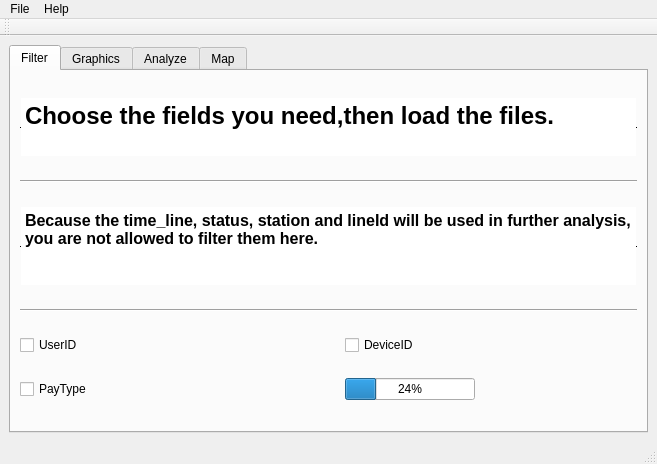
<?xml version="1.0" encoding="UTF-8"?>
<ui version="4.0">
 <class>MainWindow</class>
 <widget class="QMainWindow" name="MainWindow">
  <property name="geometry">
   <rect>
    <x>0</x>
    <y>0</y>
    <width>657</width>
    <height>399</height>
   </rect>
  </property>
  <property name="windowTitle">
   <string>MainWindow</string>
  </property>
  <widget class="QWidget" name="centralwidget">
   <layout class="QGridLayout" name="gridLayout_3">
    <item row="0" column="0">
     <widget class="QTabWidget" name="tab">
      <property name="currentIndex">
       <number>0</number>
      </property>
      <widget class="QWidget" name="tab_2">
       <attribute name="title">
        <string>Filter</string>
       </attribute>
       <layout class="QGridLayout" name="gridLayout_5">
        <item row="1" column="0" colspan="4">
         <widget class="Line" name="line">
          <property name="sizePolicy">
           <sizepolicy hsizetype="Preferred" vsizetype="Fixed">
            <horstretch>0</horstretch>
            <verstretch>0</verstretch>
           </sizepolicy>
          </property>
          <property name="orientation">
           <enum>Qt::Horizontal</enum>
          </property>
         </widget>
        </item>
        <item row="4" column="0">
         <widget class="QCheckBox" name="uscheck">
          <property name="text">
           <string>UserID</string>
          </property>
         </widget>
        </item>
        <item row="4" column="3">
         <spacer name="horizontalSpacer_6">
          <property name="orientation">
           <enum>Qt::Horizontal</enum>
          </property>
          <property name="sizeType">
           <enum>QSizePolicy::Fixed</enum>
          </property>
          <property name="sizeHint" stdset="0">
           <size>
            <width>100</width>
            <height>20</height>
           </size>
          </property>
         </spacer>
        </item>
        <item row="3" column="0" colspan="4">
         <widget class="Line" name="line_4">
          <property name="orientation">
           <enum>Qt::Horizontal</enum>
          </property>
         </widget>
        </item>
        <item row="0" column="0" colspan="4">
         <widget class="QTextBrowser" name="text">
          <property name="sizePolicy">
           <sizepolicy hsizetype="Preferred" vsizetype="Fixed">
            <horstretch>0</horstretch>
            <verstretch>0</verstretch>
           </sizepolicy>
          </property>
          <property name="maximumSize">
           <size>
            <width>16777215</width>
            <height>60</height>
           </size>
          </property>
          <property name="frameShape">
           <enum>QFrame::HLine</enum>
          </property>
          <property name="frameShadow">
           <enum>QFrame::Plain</enum>
          </property>
          <property name="html">
           <string>&lt;!DOCTYPE HTML PUBLIC &quot;-//W3C//DTD HTML 4.0//EN&quot; &quot;http://www.w3.org/TR/REC-html40/strict.dtd&quot;&gt;
&lt;html&gt;&lt;head&gt;&lt;meta name=&quot;qrichtext&quot; content=&quot;1&quot; /&gt;&lt;style type=&quot;text/css&quot;&gt;
p, li { white-space: pre-wrap; }
&lt;/style&gt;&lt;/head&gt;&lt;body style=&quot; font-family:'SimSun'; font-size:9pt; font-weight:400; font-style:normal;&quot;&gt;
&lt;p style=&quot; margin-top:0px; margin-bottom:0px; margin-left:0px; margin-right:0px; -qt-block-indent:0; text-indent:0px;&quot;&gt;&lt;span style=&quot; font-family:'SimSun'; font-size:18pt; font-weight:600;&quot;&gt;Choose the fields you need,then load the files.&lt;/span&gt;&lt;/p&gt;&lt;/body&gt;&lt;/html&gt;</string>
          </property>
          <property name="cursorWidth">
           <number>0</number>
          </property>
          <property name="openLinks">
           <bool>true</bool>
          </property>
         </widget>
        </item>
        <item row="4" column="2">
         <widget class="QCheckBox" name="decheck">
          <property name="text">
           <string>DeviceID</string>
          </property>
         </widget>
        </item>
        <item row="4" column="1">
         <spacer name="horizontalSpacer">
          <property name="orientation">
           <enum>Qt::Horizontal</enum>
          </property>
          <property name="sizeType">
           <enum>QSizePolicy::Fixed</enum>
          </property>
          <property name="sizeHint" stdset="0">
           <size>
            <width>108</width>
            <height>20</height>
           </size>
          </property>
         </spacer>
        </item>
        <item row="6" column="0">
         <widget class="QCheckBox" name="pacheck">
          <property name="text">
           <string>PayType</string>
          </property>
         </widget>
        </item>
        <item row="2" column="0" colspan="4">
         <widget class="QTextBrowser" name="textBrowser_2">
          <property name="sizePolicy">
           <sizepolicy hsizetype="Expanding" vsizetype="Fixed">
            <horstretch>0</horstretch>
            <verstretch>0</verstretch>
           </sizepolicy>
          </property>
          <property name="maximumSize">
           <size>
            <width>16777215</width>
            <height>80</height>
           </size>
          </property>
          <property name="frameShape">
           <enum>QFrame::HLine</enum>
          </property>
          <property name="frameShadow">
           <enum>QFrame::Plain</enum>
          </property>
          <property name="html">
           <string>&lt;!DOCTYPE HTML PUBLIC &quot;-//W3C//DTD HTML 4.0//EN&quot; &quot;http://www.w3.org/TR/REC-html40/strict.dtd&quot;&gt;
&lt;html&gt;&lt;head&gt;&lt;meta name=&quot;qrichtext&quot; content=&quot;1&quot; /&gt;&lt;style type=&quot;text/css&quot;&gt;
p, li { white-space: pre-wrap; }
&lt;/style&gt;&lt;/head&gt;&lt;body style=&quot; font-family:'SimSun'; font-size:9pt; font-weight:400; font-style:normal;&quot;&gt;
&lt;p style=&quot; margin-top:12px; margin-bottom:12px; margin-left:0px; margin-right:0px; -qt-block-indent:0; text-indent:0px;&quot;&gt;&lt;span style=&quot; font-family:'SimSun'; font-size:12pt; font-weight:600;&quot;&gt;Because the time_line, status, station and lineId will be used in further analysis, you are not allowed to filter them here.&lt;/span&gt;&lt;/p&gt;&lt;/body&gt;&lt;/html&gt;</string>
          </property>
         </widget>
        </item>
        <item row="6" column="2">
         <widget class="QProgressBar" name="progressBar">
          <property name="sizePolicy">
           <sizepolicy hsizetype="Fixed" vsizetype="Fixed">
            <horstretch>0</horstretch>
            <verstretch>0</verstretch>
           </sizepolicy>
          </property>
          <property name="maximumSize">
           <size>
            <width>130</width>
            <height>16777215</height>
           </size>
          </property>
          <property name="value">
           <number>24</number>
          </property>
         </widget>
        </item>
       </layout>
      </widget>
      <widget class="QWidget" name="gra">
       <attribute name="title">
        <string>Graphics</string>
       </attribute>
       <layout class="QGridLayout" name="gridLayout">
        <item row="3" column="0">
         <widget class="QDateTimeEdit" name="end_time">
          <property name="sizePolicy">
           <sizepolicy hsizetype="Maximum" vsizetype="Fixed">
            <horstretch>0</horstretch>
            <verstretch>0</verstretch>
           </sizepolicy>
          </property>
          <property name="maximumSize">
           <size>
            <width>170</width>
            <height>16777215</height>
           </size>
          </property>
          <property name="displayFormat">
           <string>yyyy/M/d H:mm:ss</string>
          </property>
         </widget>
        </item>
        <item row="12" column="0" rowspan="2">
         <widget class="QPushButton" name="pushbutton">
          <property name="sizePolicy">
           <sizepolicy hsizetype="Maximum" vsizetype="Fixed">
            <horstretch>0</horstretch>
            <verstretch>0</verstretch>
           </sizepolicy>
          </property>
          <property name="maximumSize">
           <size>
            <width>170</width>
            <height>16777215</height>
           </size>
          </property>
          <property name="text">
           <string>Apply</string>
          </property>
         </widget>
        </item>
        <item row="2" column="0">
         <widget class="QLabel" name="label_2">
          <property name="sizePolicy">
           <sizepolicy hsizetype="Preferred" vsizetype="Fixed">
            <horstretch>0</horstretch>
            <verstretch>0</verstretch>
           </sizepolicy>
          </property>
          <property name="text">
           <string>Ending Time</string>
          </property>
         </widget>
        </item>
        <item row="0" column="1" rowspan="15">
         <widget class="QGraphicsView" name="graphicsView">
          <property name="font">
           <font>
            <family>Palatino Linotype</family>
            <pointsize>12</pointsize>
           </font>
          </property>
          <property name="frameShape">
           <enum>QFrame::Box</enum>
          </property>
          <property name="frameShadow">
           <enum>QFrame::Raised</enum>
          </property>
         </widget>
        </item>
        <item row="8" column="0">
         <widget class="QCheckBox" name="check2">
          <property name="text">
           <string>Station2 ID</string>
          </property>
         </widget>
        </item>
        <item row="1" column="0">
         <widget class="QDateTimeEdit" name="start_time">
          <property name="sizePolicy">
           <sizepolicy hsizetype="Maximum" vsizetype="Fixed">
            <horstretch>0</horstretch>
            <verstretch>0</verstretch>
           </sizepolicy>
          </property>
          <property name="maximumSize">
           <size>
            <width>170</width>
            <height>16777215</height>
           </size>
          </property>
          <property name="displayFormat">
           <string>yyyy/M/d H:mm:ss</string>
          </property>
         </widget>
        </item>
        <item row="7" column="0">
         <widget class="QSpinBox" name="station1">
          <property name="sizePolicy">
           <sizepolicy hsizetype="Maximum" vsizetype="Fixed">
            <horstretch>0</horstretch>
            <verstretch>0</verstretch>
           </sizepolicy>
          </property>
          <property name="maximumSize">
           <size>
            <width>171</width>
            <height>16777215</height>
           </size>
          </property>
         </widget>
        </item>
        <item row="0" column="0">
         <widget class="QLabel" name="label">
          <property name="sizePolicy">
           <sizepolicy hsizetype="Preferred" vsizetype="Fixed">
            <horstretch>0</horstretch>
            <verstretch>0</verstretch>
           </sizepolicy>
          </property>
          <property name="text">
           <string>Starting time</string>
          </property>
         </widget>
        </item>
        <item row="9" column="0">
         <widget class="QSpinBox" name="station2">
          <property name="sizePolicy">
           <sizepolicy hsizetype="Maximum" vsizetype="Fixed">
            <horstretch>0</horstretch>
            <verstretch>0</verstretch>
           </sizepolicy>
          </property>
          <property name="maximumSize">
           <size>
            <width>170</width>
            <height>16777215</height>
           </size>
          </property>
         </widget>
        </item>
        <item row="4" column="0">
         <widget class="QLabel" name="label_3">
          <property name="sizePolicy">
           <sizepolicy hsizetype="Preferred" vsizetype="Fixed">
            <horstretch>0</horstretch>
            <verstretch>0</verstretch>
           </sizepolicy>
          </property>
          <property name="text">
           <string>Time Step</string>
          </property>
         </widget>
        </item>
        <item row="6" column="0">
         <widget class="QCheckBox" name="check1">
          <property name="text">
           <string>Station1 ID</string>
          </property>
         </widget>
        </item>
        <item row="10" column="0">
         <widget class="QCheckBox" name="check3">
          <property name="text">
           <string>Station3 ID</string>
          </property>
         </widget>
        </item>
        <item row="5" column="0">
         <widget class="QTimeEdit" name="time_step">
          <property name="sizePolicy">
           <sizepolicy hsizetype="Maximum" vsizetype="Fixed">
            <horstretch>0</horstretch>
            <verstretch>0</verstretch>
           </sizepolicy>
          </property>
          <property name="maximumSize">
           <size>
            <width>170</width>
            <height>16777215</height>
           </size>
          </property>
          <property name="maximumDateTime">
           <datetime>
            <hour>23</hour>
            <minute>59</minute>
            <second>59</second>
            <year>1999</year>
            <month>1</month>
            <day>1</day>
           </datetime>
          </property>
          <property name="displayFormat">
           <string>H:mm:ss</string>
          </property>
         </widget>
        </item>
        <item row="11" column="0">
         <widget class="QSpinBox" name="station3">
          <property name="sizePolicy">
           <sizepolicy hsizetype="Maximum" vsizetype="Fixed">
            <horstretch>0</horstretch>
            <verstretch>0</verstretch>
           </sizepolicy>
          </property>
          <property name="maximumSize">
           <size>
            <width>170</width>
            <height>16777215</height>
           </size>
          </property>
         </widget>
        </item>
       </layout>
      </widget>
      <widget class="QWidget" name="anal">
       <attribute name="title">
        <string>Analyze</string>
       </attribute>
       <layout class="QGridLayout" name="gridLayout_2">
        <item row="1" column="0">
         <widget class="QLabel" name="label_6">
          <property name="sizePolicy">
           <sizepolicy hsizetype="Fixed" vsizetype="Preferred">
            <horstretch>0</horstretch>
            <verstretch>0</verstretch>
           </sizepolicy>
          </property>
          <property name="maximumSize">
           <size>
            <width>200</width>
            <height>16777215</height>
           </size>
          </property>
          <property name="text">
           <string>StartingTime</string>
          </property>
         </widget>
        </item>
        <item row="9" column="2">
         <widget class="QPushButton" name="pushButton_4">
          <property name="sizePolicy">
           <sizepolicy hsizetype="Maximum" vsizetype="Fixed">
            <horstretch>0</horstretch>
            <verstretch>0</verstretch>
           </sizepolicy>
          </property>
          <property name="maximumSize">
           <size>
            <width>160</width>
            <height>16777215</height>
           </size>
          </property>
          <property name="text">
           <string>Busiest Line</string>
          </property>
         </widget>
        </item>
        <item row="4" column="0">
         <widget class="QDateTimeEdit" name="end_time_2">
          <property name="sizePolicy">
           <sizepolicy hsizetype="Fixed" vsizetype="Fixed">
            <horstretch>0</horstretch>
            <verstretch>0</verstretch>
           </sizepolicy>
          </property>
          <property name="maximumSize">
           <size>
            <width>200</width>
            <height>16777215</height>
           </size>
          </property>
         </widget>
        </item>
        <item row="6" column="0">
         <widget class="QRadioButton" name="out_check">
          <property name="text">
           <string>Out</string>
          </property>
         </widget>
        </item>
        <item row="0" column="1" rowspan="10">
         <widget class="Line" name="line_3">
          <property name="orientation">
           <enum>Qt::Vertical</enum>
          </property>
         </widget>
        </item>
        <item row="2" column="0">
         <widget class="QDateTimeEdit" name="start_time_2">
          <property name="sizePolicy">
           <sizepolicy hsizetype="Fixed" vsizetype="Fixed">
            <horstretch>0</horstretch>
            <verstretch>0</verstretch>
           </sizepolicy>
          </property>
          <property name="maximumSize">
           <size>
            <width>200</width>
            <height>16777215</height>
           </size>
          </property>
         </widget>
        </item>
        <item row="8" column="0">
         <spacer name="verticalSpacer_4">
          <property name="orientation">
           <enum>Qt::Vertical</enum>
          </property>
          <property name="sizeHint" stdset="0">
           <size>
            <width>20</width>
            <height>48</height>
           </size>
          </property>
         </spacer>
        </item>
        <item row="5" column="0">
         <widget class="QRadioButton" name="in_check">
          <property name="text">
           <string>In</string>
          </property>
         </widget>
        </item>
        <item row="0" column="0">
         <spacer name="verticalSpacer_3">
          <property name="orientation">
           <enum>Qt::Vertical</enum>
          </property>
          <property name="sizeHint" stdset="0">
           <size>
            <width>20</width>
            <height>91</height>
           </size>
          </property>
         </spacer>
        </item>
        <item row="0" column="2" rowspan="3">
         <widget class="QTextBrowser" name="busyst"/>
        </item>
        <item row="3" column="2">
         <widget class="QPushButton" name="pushButton_2">
          <property name="sizePolicy">
           <sizepolicy hsizetype="Maximum" vsizetype="Fixed">
            <horstretch>0</horstretch>
            <verstretch>0</verstretch>
           </sizepolicy>
          </property>
          <property name="maximumSize">
           <size>
            <width>160</width>
            <height>16777215</height>
           </size>
          </property>
          <property name="text">
           <string>Busiest Station</string>
          </property>
         </widget>
        </item>
        <item row="3" column="0">
         <widget class="QLabel" name="label_7">
          <property name="sizePolicy">
           <sizepolicy hsizetype="Fixed" vsizetype="Preferred">
            <horstretch>0</horstretch>
            <verstretch>0</verstretch>
           </sizepolicy>
          </property>
          <property name="maximumSize">
           <size>
            <width>200</width>
            <height>16777215</height>
           </size>
          </property>
          <property name="text">
           <string>EndingTime</string>
          </property>
         </widget>
        </item>
        <item row="4" column="2" rowspan="5">
         <widget class="QGraphicsView" name="busyline"/>
        </item>
        <item row="7" column="0">
         <widget class="QRadioButton" name="total">
          <property name="text">
           <string>Total</string>
          </property>
         </widget>
        </item>
       </layout>
      </widget>
      <widget class="QWidget" name="map">
       <attribute name="title">
        <string>Map</string>
       </attribute>
       <layout class="QGridLayout" name="gridLayout_4">
        <item row="1" column="0" rowspan="2" colspan="11">
         <widget class="Line" name="line_2">
          <property name="orientation">
           <enum>Qt::Horizontal</enum>
          </property>
         </widget>
        </item>
        <item row="4" column="0">
         <spacer name="horizontalSpacer_4">
          <property name="orientation">
           <enum>Qt::Horizontal</enum>
          </property>
          <property name="sizeType">
           <enum>QSizePolicy::Fixed</enum>
          </property>
          <property name="sizeHint" stdset="0">
           <size>
            <width>8</width>
            <height>15</height>
           </size>
          </property>
         </spacer>
        </item>
        <item row="0" column="5">
         <widget class="QLabel" name="label_5">
          <property name="sizePolicy">
           <sizepolicy hsizetype="Fixed" vsizetype="Preferred">
            <horstretch>0</horstretch>
            <verstretch>0</verstretch>
           </sizepolicy>
          </property>
          <property name="text">
           <string>ExitStation</string>
          </property>
         </widget>
        </item>
        <item row="0" column="6" colspan="2">
         <widget class="QSpinBox" name="spinBox_2"/>
        </item>
        <item row="0" column="9" colspan="2">
         <widget class="QPushButton" name="pushButton">
          <property name="text">
           <string>Search</string>
          </property>
         </widget>
        </item>
        <item row="0" column="2" colspan="2">
         <widget class="QSpinBox" name="spinBox">
          <property name="sizePolicy">
           <sizepolicy hsizetype="Minimum" vsizetype="Preferred">
            <horstretch>0</horstretch>
            <verstretch>0</verstretch>
           </sizepolicy>
          </property>
          <property name="maximumSize">
           <size>
            <width>16777215</width>
            <height>100</height>
           </size>
          </property>
         </widget>
        </item>
        <item row="0" column="0" colspan="2">
         <widget class="QLabel" name="label_4">
          <property name="sizePolicy">
           <sizepolicy hsizetype="Fixed" vsizetype="Preferred">
            <horstretch>0</horstretch>
            <verstretch>0</verstretch>
           </sizepolicy>
          </property>
          <property name="text">
           <string> EnterStaion</string>
          </property>
         </widget>
        </item>
        <item row="5" column="6">
         <spacer name="verticalSpacer">
          <property name="orientation">
           <enum>Qt::Vertical</enum>
          </property>
          <property name="sizeType">
           <enum>QSizePolicy::Fixed</enum>
          </property>
          <property name="sizeHint" stdset="0">
           <size>
            <width>20</width>
            <height>15</height>
           </size>
          </property>
         </spacer>
        </item>
        <item row="0" column="4">
         <spacer name="horizontalSpacer_3">
          <property name="orientation">
           <enum>Qt::Horizontal</enum>
          </property>
          <property name="sizeType">
           <enum>QSizePolicy::Fixed</enum>
          </property>
          <property name="sizeHint" stdset="0">
           <size>
            <width>10</width>
            <height>20</height>
           </size>
          </property>
         </spacer>
        </item>
        <item row="0" column="8">
         <spacer name="horizontalSpacer_2">
          <property name="orientation">
           <enum>Qt::Horizontal</enum>
          </property>
          <property name="sizeType">
           <enum>QSizePolicy::Fixed</enum>
          </property>
          <property name="sizeHint" stdset="0">
           <size>
            <width>40</width>
            <height>20</height>
           </size>
          </property>
         </spacer>
        </item>
        <item row="4" column="1" colspan="9">
         <widget class="QTextBrowser" name="textBrowser"/>
        </item>
        <item row="4" column="10">
         <spacer name="horizontalSpacer_5">
          <property name="orientation">
           <enum>Qt::Horizontal</enum>
          </property>
          <property name="sizeType">
           <enum>QSizePolicy::Fixed</enum>
          </property>
          <property name="sizeHint" stdset="0">
           <size>
            <width>8</width>
            <height>20</height>
           </size>
          </property>
         </spacer>
        </item>
        <item row="3" column="0">
         <spacer name="verticalSpacer_2">
          <property name="orientation">
           <enum>Qt::Vertical</enum>
          </property>
          <property name="sizeType">
           <enum>QSizePolicy::Fixed</enum>
          </property>
          <property name="sizeHint" stdset="0">
           <size>
            <width>20</width>
            <height>15</height>
           </size>
          </property>
         </spacer>
        </item>
       </layout>
      </widget>
     </widget>
    </item>
   </layout>
  </widget>
  <widget class="QMenuBar" name="menubar">
   <property name="geometry">
    <rect>
     <x>0</x>
     <y>0</y>
     <width>657</width>
     <height>17</height>
    </rect>
   </property>
   <widget class="QMenu" name="menuFile">
    <property name="title">
     <string>File</string>
    </property>
    <addaction name="actionChoose_the_map"/>
    <addaction name="actionChoose_the_file"/>
    <addaction name="actionExit_X"/>
    <addaction name="separator"/>
   </widget>
   <widget class="QMenu" name="menuHelp">
    <property name="title">
     <string>Help</string>
    </property>
    <addaction name="separator"/>
    <addaction name="actionFunctions_of_every_part"/>
    <addaction name="actionAbout_filter_and_load"/>
   </widget>
   <addaction name="menuFile"/>
   <addaction name="menuHelp"/>
  </widget>
  <widget class="QStatusBar" name="statusbar"/>
  <widget class="QToolBar" name="toolBar">
   <property name="windowTitle">
    <string>toolBar</string>
   </property>
   <attribute name="toolBarArea">
    <enum>TopToolBarArea</enum>
   </attribute>
   <attribute name="toolBarBreak">
    <bool>false</bool>
   </attribute>
  </widget>
  <action name="actionChoose_the_map">
   <property name="text">
    <string>Choose the map (M)</string>
   </property>
   <property name="shortcut">
    <string>Ctrl+M</string>
   </property>
  </action>
  <action name="actionChoose_the_file">
   <property name="text">
    <string>Choose the data_file (D)</string>
   </property>
   <property name="shortcut">
    <string>Ctrl+D</string>
   </property>
  </action>
  <action name="actionExit_X">
   <property name="text">
    <string>Exit (X)</string>
   </property>
   <property name="shortcut">
    <string>Ctrl+X</string>
   </property>
  </action>
  <action name="actionFunctions_of_every_part">
   <property name="text">
    <string>Functions of every part</string>
   </property>
  </action>
  <action name="actionAbout_filter_and_load">
   <property name="text">
    <string>About filter and load</string>
   </property>
  </action>
 </widget>
 <resources/>
 <connections/>
</ui>
